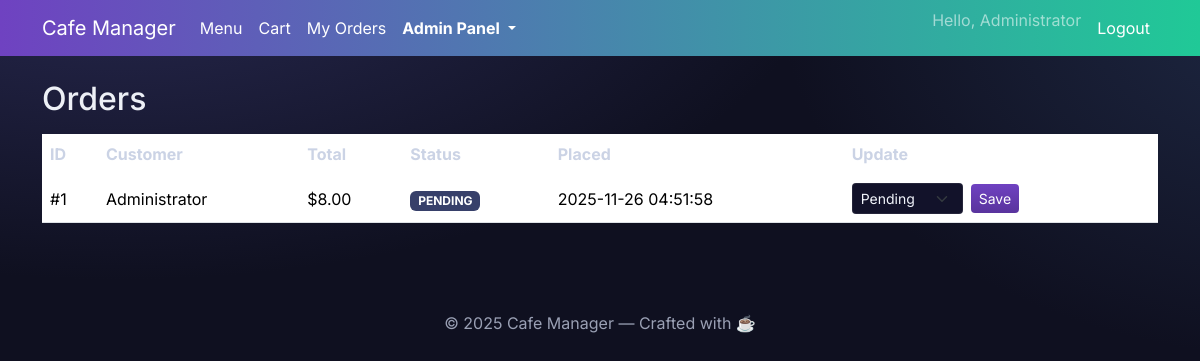
The app's page /admin/orders.php (signed in) with its own data.
### tables this page shows
CREATE TABLE orders (
	id INT AUTO_INCREMENT PRIMARY KEY,
	user_id INT NOT NULL,
	total DECIMAL(10,2) NOT NULL,
	status ENUM('pending','preparing','delivered') NOT NULL DEFAULT 'pending',
	created_at DATETIME NOT NULL,
	CONSTRAINT fk_orders_user FOREIGN KEY (user_id) REFERENCES users(id) ON DELETE CASCADE
);

CREATE TABLE users (
	id INT AUTO_INCREMENT PRIMARY KEY,
	name VARCHAR(100) NOT NULL,
	email VARCHAR(150) NOT NULL UNIQUE,
	password_hash VARCHAR(255) NOT NULL,
	role ENUM('customer','admin') NOT NULL DEFAULT 'customer',
	login_attempts INT NOT NULL DEFAULT 0,
	lock_until DATETIME NULL,
	created_at DATETIME NOT NULL
);

### inc/helpers.php (called while the page is built, shortened)
<?php
function e($value): string {
	return htmlspecialchars((string)$value, ENT_QUOTES, 'UTF-8');
}
function price_format(float $amount): string {
	return number_format($amount, 2, '.', '');
}

### admin/orders.php (the view, shortened to what this page needs)
<?php
require_once __DIR__ . '/../inc/helpers.php';
try {
	$pdo = get_pdo();
	$stmt = $pdo->query("SELECT o.id, o.user_id, o.total, o.status, o.created_at, u.name as user_name
		FROM orders o JOIN users u ON u.id = o.user_id ORDER BY o.created_at DESC");
	$orders = $stmt->fetchAll();
} catch (PDOException $e) {
	$orders = [];
	$error_message = "Unable to load orders.";
}
include __DIR__ . '/../inc/header.php';
?>
<h2 class="mb-3">Orders</h2>
<div class="table-responsive">
	<table class="table align-middle">
		<thead>
			<tr>
				<th>ID</th>
				<th>Customer</th>
				<th>Total</th>
				<th>Status</th>
				<th>Placed</th>
				<th>Update</th>
			</tr>
		</thead>
		<tbody>
			<?php if (empty($orders)): ?>
				<tr><td colspan="6" class="text-center text-muted">No orders found.</td></tr>
			<?php else: ?>
			<?php foreach ($orders as $o): ?>
				<tr>
					<td>#<?php echo e((int)$o['id']); ?></td>
					<td><?php echo e($o['user_name']); ?></td>
					<td>$<?php echo e(price_format((float)$o['total'])); ?></td>
					<td><span class="badge bg-secondary text-uppercase"><?php echo e($o['status']); ?></span></td>
					<td><?php echo e($o['created_at']); ?></td>
					<td>
						<form method="post" class="d-flex align-items-center gap-2">
							<select name="status" class="form-select form-select-sm" style="width:auto">
								<?php foreach (['pending','preparing','delivered'] as $st): ?>
									<option value="<?php echo e($st); ?>" <?php echo $st===$o['status']?'selected':''; ?>><?php echo e(ucfirst($st)); ?></option>
								<?php endforeach; ?>
							</select>
							<button class="btn btn-sm btn-primary">Save</button>
						</form>
					</td>
				</tr>
			<?php endforeach; ?>
			<?php endif; ?>
		</tbody>
	</table>
</div>
<?php include __DIR__ . '/../inc/footer.php'; ?>

### assets/style.css (style rules this page uses)
:root { --cm-primary:#6f42c1; --cm-primary-dark:#59339d; --cm-accent:#20c997; --cm-bg:#0f1020; --cm-surface:#171833; --cm-muted:#9aa0b4; --cm-border:rgba(255,255,255,.08); }
html,body { height:100%; }
body { background: radial-gradient(1200px 600px at 10% -10%, #2a2b55 0%, transparent 60%), radial-gradient(900px 600px at 110% 0%, #1f2945 0%, transparent 60%), var(--cm-bg); color:#edf0f6; }
.btn-primary { background: linear-gradient(180deg, var(--cm-primary), var(--cm-primary-dark)); border: 0; }
.table { color:#e9ecf5; }
.table thead th { color:#cbd3e5; border-bottom:1px solid var(--cm-border); }
.table td { border-top:1px solid var(--cm-border); }
.badge.bg-secondary { background-color:#37406a !important; }
.form-control, .form-select { background-color:#12122a; border:1px solid var(--cm-border); color:#f1f4fb; }

### inc/header.php (style rules this page uses)
body { font-family:'Inter',system-ui,-apple-system,Segoe UI,Roboto,'Helvetica Neue',Arial,'Noto Sans', 'Apple Color Emoji','Segoe UI Emoji','Segoe UI Symbol'; }

### records on screen
orders: id "1", user.name "Administrator", total "8.00", status "PENDING", created_at "2025-11-26 04:51:58", status "Pending"

### other values on screen
APP_NAME "Cafe Manager"
$_SESSION['user_name'] "Administrator"
